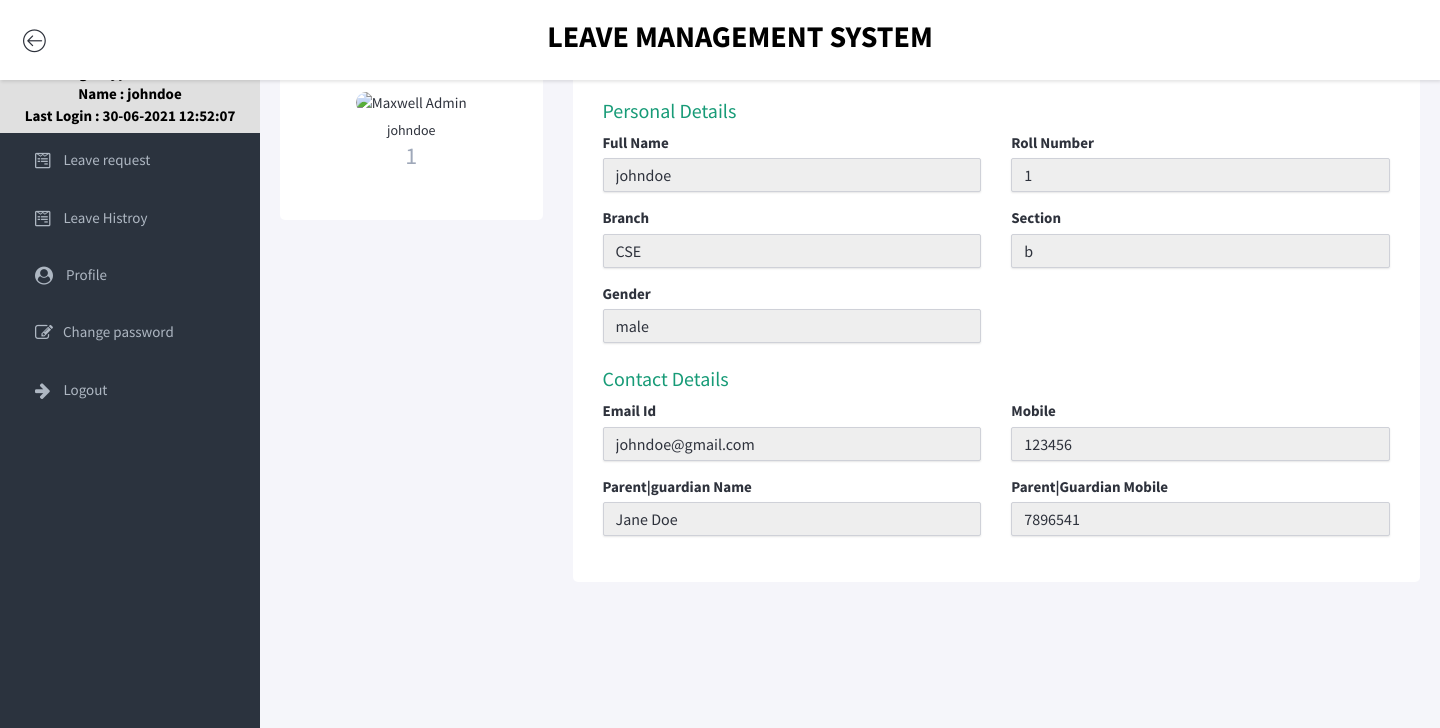
The page /profile.php (signed in) on the database its author committed.
### tables this page shows
CREATE TABLE `tbl_student` (
  `slno` int(11) NOT NULL,
  `fname` varchar(256) NOT NULL,
  `rollnum` varchar(256) NOT NULL,
  `branch` varchar(256) NOT NULL,
  `section` varchar(256) NOT NULL,
  `gender` varchar(256) NOT NULL,
  `phonenumber` varchar(14) NOT NULL,
  `email` varchar(256) NOT NULL,
  `parent|guardian_name` varchar(256) NOT NULL,
  `parent|guardian_num` varchar(14) NOT NULL,
  `password` varchar(256) NOT NULL,
  `question` varchar(256) NOT NULL,
  `answer` varchar(256) NOT NULL,
  `logintype` varchar(256) NOT NULL DEFAULT 'student',
  `tad` timestamp NOT NULL DEFAULT current_timestamp(),
  `lastlogindate` varchar(256) NOT NULL
);

### profile.php (the view, shortened to what this page needs)
<?php
include('include/config.php');
if(!isset($_SESSION["sess_user"])){
	echo "<script type='text/javascript'> document.location = 'index.php'; </script>";
	echo session_status();
}
else
{
	$active_user=$_SESSION["sess_user"];
?>
<!doctype html>
<html lang="en">
<head>
	<link rel="stylesheet" href="assets/vendor/bootstrap/css/bootstrap.min.css">
	<link rel="stylesheet" href="assets/vendor/font-awesome/css/font-awesome.min.css">
	<link rel="stylesheet" href="assets/vendor/linearicons/style.css">
	<link rel="stylesheet" href="assets/css/main.css">
	<link rel="stylesheet" href="assets/css/demo.css">
</head>
<body>
	<div id="wrapper">
		<div id="wrapper">
	<?php
		include('include/header.php');
	?>
		<?php
		include('include/sidebar.php');
		?>
		<div class="main">
<div class="container">
<div class="row gutters">
<div class="col-xl-3 col-lg-3 col-md-12 col-sm-12 col-12">
<div class="card h-100">
	<div class="card-body height">
		<div class="account-settings">
			<div class="user-profile">
				<div class="user-avatar">
					<img src="https://bootdey.com/img/Content/avatar/avatar7.png" alt="Maxwell Admin">
				</div>
				<h5 class="user-name"><?php echo htmlentities($row['fname']) ?></h5>
				<h6 class="user-email"><?php echo htmlentities($row['rollnum']) ?></h6>
			</div>
		</div>
	</div>
</div>
</div>
<div class="col-xl-9 col-lg-9 col-md-12 col-sm-12 col-12">
<div class="card h-100">
	<div class="card-body">
		<div class="row gutters">
			<div class="col-xl-12 col-lg-12 col-md-12 col-sm-12 col-12">
				<h6 class="mb-2 text-primary" style="font-size: 20px; color:#179b77">Personal Details</h6>
			</div>
			<div class="col-xl-6 col-lg-6 col-md-6 col-sm-6 col-12">
				<div class="form-group">
					<label for="fullName">Full Name</label>
					<input type="text" class="form-control" id="fullName" placeholder="Enter full name" name="fname" readonly value="<?php echo htmlentities($row['fname']) ?>">
				</div>
			</div>
			<div class="col-xl-6 col-lg-6 col-md-6 col-sm-6 col-12">
				<div class="form-group">
					<label for="website">Roll Number</label>
					<input type="text" class="form-control" id="website" placeholder="Roll Number" name="rollnum" value="<?php echo htmlentities($row['rollnum']) ?>" readonly>
				</div>
			</div>
			<div class="col-xl-6 col-lg-6 col-md-6 col-sm-6 col-12">
				<div class="form-group">
					<label for="eMail">Branch</label>
					<input type="text" class="form-control" id="eMail" placeholder="Branch" name="branch" value="<?php echo htmlentities($row['branch']) ?>" readonly>
				</div>
			</div>
			<div class="col-xl-6 col-lg-6 col-md-6 col-sm-6 col-12">
				<div class="form-group">
					<label for="phone">Section</label>
					<input type="text" class="form-control" id="phone" placeholder="Section" name="section" value="<?php echo htmlentities($row['section']) ?>" readonly>
				</div>
			</div>
			<div class="col-xl-6 col-lg-6 col-md-6 col-sm-6 col-12">
				<div class="form-group">
					<label for="website">Gender</label>
					<input type="text" class="form-control" id="website" placeholder="Gender" name="gender" value="<?php echo htmlentities($row['gender']) ?>" readonly>
				</div>
			</div>
		</div>
		<div class="row gutters">
			<div class="col-xl-12 col-lg-12 col-md-12 col-sm-12 col-12">
				<h6 class="mt-3 mb-2 text-primary"  style="font-size: 20px; color:#179b77">Contact Details</h6>
			</div>
			<div class="col-xl-6 col-lg-6 col-md-6 col-sm-6 col-12">
				<div class="form-group">
					<label for="ciTy">Email Id</label>
					<input type="name" class="form-control" id="ciTy" placeholder="Enter City" value="<?php echo htmlentities($row['email']) ?>" readonly>
				</div>
			</div>
			<div class="col-xl-6 col-lg-6 col-md-6 col-sm-6 col-12">
				<div class="form-group">
					<label for="mobile">Mobile</label>
					<input type="name" class="form-control" id="Street" placeholder="mobile" value="<?php echo htmlentities($row['phonenumber']) ?>" readonly>
				</div>
			</div>
			<div class="col-xl-6 col-lg-6 col-md-6 col-sm-6 col-12">
				<div class="form-group">
					<label for="sTate">Parent|guardian Name</label>
					<input type="text" class="form-control" id="sTate" placeholder="Enter Name" value="<?php echo htmlentities($row['parent|guardian_name']) ?>" readonly>
				</div>
			</div>
			<div class="col-xl-6 col-lg-6 col-md-6 col-sm-6 col-12">
				<div class="form-group">
					<label for="zIp">Parent|Guardian Mobile</label>
					<input type="text" class="form-control" id="zIp" placeholder="Mobile" value="<?php echo htmlentities($row['parent|guardian_num']) ?>" readonly>
				</div>
			</div>
		</div>
		<div class="row gutters">
			<div class="col-xl-12 col-lg-12 col-md-12 col-sm-12 col-12">
			</div>
		</div>
	</div>
</div>
</div>
</div>
</div>
</div>
	</div>
</body>
</html>
<?php } ?>

### include/sidebar.php (shortened to what this page needs)
<div id="sidebar-nav" class="sidebar">
			<div class="sidebar-scroll">
				<nav>
					<ul class="nav">
						<?php
						$sql = "SELECT * FROM `tbl_student` WHERE `rollnum` ='$active_user' ";
						$query = mysqli_query($conn,$sql);
						$row = mysqli_fetch_array($query);
						?>
						<?php
						if($row['logintype']=='student'){
						?>
						<li><center><div class="log">
							<label>Login-type  : <?php echo htmlentities($row['logintype']) ?><label>
							<label>Name  :  <?php echo htmlentities($row['fname']) ?><label>
							<label>Last Login  :  <?php echo htmlentities($row['lastlogindate']) ?><label>
						</div></center></li>
						<?php } ?>
						<?php
						if($row['logintype']=='student'){
						?>
						<li><a href="leaverequest.php" class=""><i class='fa fa-wpforms'></i> <span>Leave request</span></a></li>
						<?php
						}
						?>
						<?php
						if($row['logintype']=='student'){
						?>
						<li><a href="leavehistroy.php" class=""><i class='fa fa-wpforms'></i> <span>Leave Histroy</span></a></li>
                        <?php
						}
						?>
                        <?php
						if($row['logintype']=='student'){
						?>
						<li><a href="profile.php" class=""><i class='fa fa-user-circle'></i> <span>Profile</span></a></li>
                        <?php
						}
						?>
						<li><a href="changepassword.php" class=""><i class='fa fa-pencil-square-o'></i><span>Change password</span></a></li>
						<li><a href="logout.php" class=""><i class='fa fa-arrow-right'></i> <span>Logout</span></a></li>
					</ul>
				</nav>
			</div>
		</div>

### assets/css/main.css (style rules this page uses)
html { position: relative; min-height: 100%; }
body { background-color: #F3F5F8; font-size: 15px; font-family: "Source Sans Pro", sans-serif; color: #676a6d; }
a { color: #179b77; }
#wrapper .sidebar { -webkit-transition: all 0.3s ease-in-out; -moz-transition: all 0.3s ease-in-out; -ms-transition: all 0.3s ease-in-out; -o-transition: all 0.3s ease-in-out; transition: all 0.3s ease-in-out; width: 260px; height: 100%; float: left; background-color: #2B333E; position: fixed; left: 0; }
#wrapper .main { -webkit-transition: all 0.3s ease-in-out; -moz-transition: all 0.3s ease-in-out; -ms-transition: all 0.3s ease-in-out; -o-transition: all 0.3s ease-in-out; transition: all 0.3s ease-in-out; width: calc(100% - 260px); left: 0; position: relative; float: right; background-color: #f5f5fa; }
#wrapper #sidebar-nav, #wrapper .main { padding-top: 80px; }
.sidebar { z-index: 9; }
.sidebar .nav > li > a { padding: 18px 30px; color: #AEB7C2; border-left: 5px solid transparent; }
.sidebar .nav i { margin-right: 10px; font-size: 18px; }
.sidebar .nav span { -webkit-transition: all 0.3s ease-in-out; -moz-transition: all 0.3s ease-in-out; -ms-transition: all 0.3s ease-in-out; -o-transition: all 0.3s ease-in-out; transition: all 0.3s ease-in-out; position: relative; top: -2px; }
.form-control { -moz-box-shadow: 0px 1px 2px 0 rgba(0, 0, 0, 0.1); -webkit-box-shadow: 0px 1px 2px 0 rgba(0, 0, 0, 0.1); box-shadow: 0px 1px 2px 0 rgba(0, 0, 0, 0.1); -webkit-border-radius: 2px; -moz-border-radius: 2px; border-radius: 2px; border-color: #eaeaea; background-color: #fcfcfc; }
.log { color:black; background-color:#E0E0E0; font-weight:bold; border:2px solid #E0E0E0; }
.log label { display:block; }

### profile.php (style rules this page uses)
.main { margin-top:-20px; }
.nav { margin-top:-41.5px; }
body { margin: 0; padding-top: 0px; color: #2e323c; background: #f5f6fa; position: relative; height: 100%; }
.account-settings .user-profile { margin: 0 0 1rem 0; padding-bottom: 1rem; text-align: center; }
.account-settings .user-profile .user-avatar { margin: 0 0 1rem 0; }
.account-settings .user-profile .user-avatar img { width: 90px; height: 90px; -webkit-border-radius: 100px; -moz-border-radius: 100px; border-radius: 100px; }
.account-settings .user-profile h5.user-name { margin: 0 0 0.5rem 0; }
.account-settings .user-profile h6.user-email { margin: 0; font-size: 24px; font-weight: 400; color: #9fa8b9; }
.form-control { border: 1px solid #cfd1d8; -webkit-border-radius: 2px; -moz-border-radius: 2px; border-radius: 2px; font-size: 16px; background: #ffffff; color: #2e323c; }
.card { background: #ffffff; -webkit-border-radius: 5px; -moz-border-radius: 5px; border-radius: 5px; border: 0; margin-bottom: 1rem; padding: 30px; }

### rows shown on the page
tbl_student: fname "johndoe", lastlogindate "30-06-2021 12:52:07", rollnum "1", branch "CSE", section "b", gender "male", email "johndoe@gmail.com", phonenumber "123456", value "Jane Doe", value "7896541"
